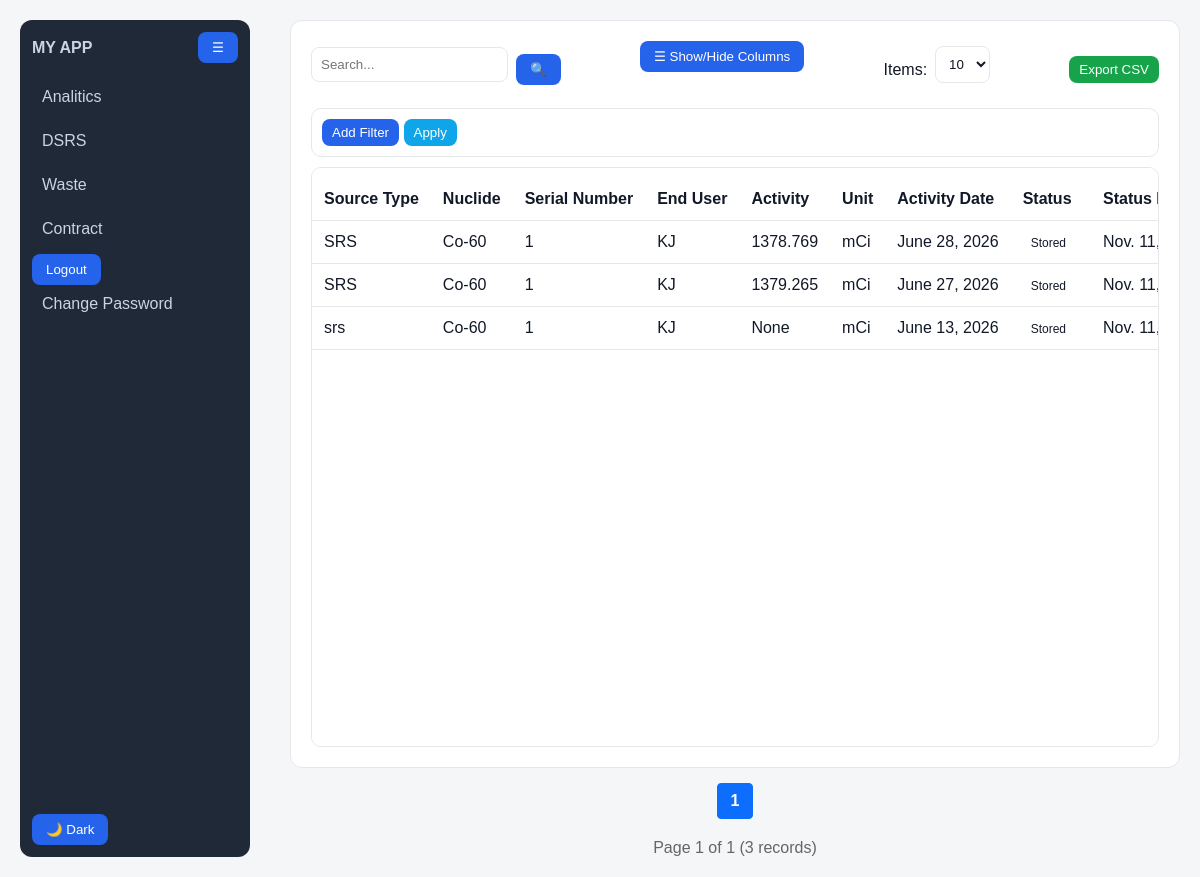
Page /contract/ (signed in) on the earlier database version.
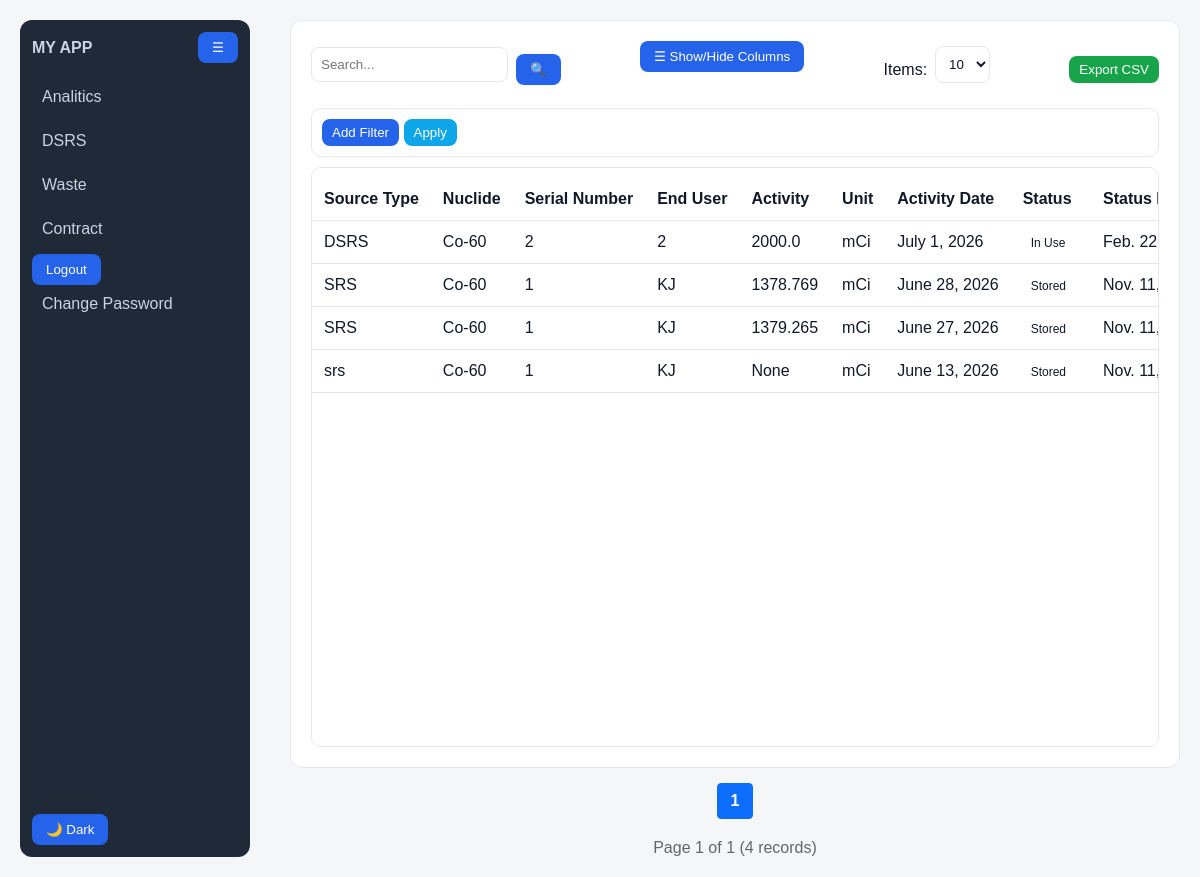
Same page on the later database version.
### contract/models.py (models this page shows, shortened)
class Contract(models.Model):
    dsrs = models.ForeignKey(
    "dashboard.DSRS",
    on_delete=models.CASCADE,
    related_name="contracts"
)
    Source_Type = models.CharField(max_length=10)
    status = models.CharField(max_length=50)
    status_date = models.DateField()
    facility = models.CharField(max_length=200)
    serial_number = models.CharField(max_length=100)
    nuclide = models.CharField(max_length=100)
    activity = models.FloatField(null=True, blank=True)
    activity_unit = models.CharField(max_length=20, null=True, blank=True)
    activity_date = models.DateField(null=True, blank=True)
    contract_signed = models.BooleanField(default=False)
    contract_signed_date = models.DateField(null=True, blank=True)
    payment_done = models.BooleanField(default=False)
    payment_date = models.DateField(null=True, blank=True)
    licence_valid = models.BooleanField(default=False)
    licence_issue_date = models.DateField(null=True, blank=True)
    created_at = models.DateTimeField(auto_now_add=True)
    history = HistoricalRecords()

### contract/views.py (the view, shortened to what this page needs)
# urls.py: path('', views.contract_index, name='contract_index'),
def contract_index(request):
    contracts = Contract.objects.all().order_by('-created_at')
    keys = request.GET.getlist("key")
    values = request.GET.getlist("value")
    size = request.GET.get("size", "25")
    if size == "all":
        page_size = contracts.count() or 1   # avoid 0 if table is empty
    else:
        page_size = int(size)
    paginator = Paginator(contracts, page_size)
    page = request.GET.get("page")
    page_obj = paginator.get_page(page)
    return render(request, 'contract/index.html', {
        'page_obj': page_obj,
        "page_size": size,
    })

### templates/contract/index.html (shortened to what this page needs)
{% extends 'base.html' %}
{% load static %}
{% block content %}
<div class="content">
<div class="table-header">
  <div class="header-group">
    <input type="text" id="searchInput" placeholder="Search...">
    <button>🔍</button>
  </div>
  <div class="column-bar">
    <button class="btn-gray" onclick="toggleColumnPanel()">☰ Show/Hide Columns</button>
  </div>
  <div class="header-group">
  <span>Items:</span>
  <select name="size" id="pageSize">
    <option value="10">10</option>
  </select>
</div>
  <div class="header-group">
    <button class="btn-green" onclick="exportCSV()">Export CSV</button>
  </div>
</div>
<div class="filter-bar">
  <button id="addFilter" class="btn-blue">Add Filter</button>
  <button id="applyFilters" class="btn-info">Apply</button>
</div>
<div class="table-scroll">
<table id="mainTable">
<thead>
<tr>
  <th data-col="Source_Type">Source Type</th>
  <th data-col="nuclide">Nuclide</th>
  <th data-col="serial_number">Serial Number</th>
  <th data-col="facility">End User</th>
  <th data-col="activity">Activity</th>
  <th data-col="activity_unit">Unit</th>
  <th data-col="activity_date">Activity Date</th>
  <th data-col="status">Status</th>
  <th data-col="status_date">Status Date</th>
</tr>
</thead>
<tbody id="tableBody">
{% for c in page_obj  %}
<tr>
<td data-col="Source_Type">{{ c.Source_Type }}</td>
<td data-col="nuclide">{{ c.nuclide }}</td>
<td data-col="serial_number">{{ c.serial_number }}</td>
<td data-col="facility">{{ c.facility }}</td>
<td data-col="activity">{{ c.activity }}</td>
<td data-col="activity_unit">{{ c.activity_unit }}</td>
<td data-col="activity_date">{{ c.activity_date }}</td>
<td data-col="status">
    <span class="badge bg-success">{{ c.status }}</span>
</td>
<td data-col="status_date">{{ c.status_date }}</td>
</tr>
{% empty %}
<tr>
    <td colspan="14" style="text-align:center;">
        No contracts found
    </td>
</tr>
{% endfor %}
</tbody>
</table>
</div>
</div>
<div class="pagination">
    {% for num in page_obj.paginator.page_range %}
        {% if num == 1 or num == page_obj.paginator.num_pages or num >= page_obj.number|add:"-2" and num <= page_obj.number|add:"2" %}
            {% if page_obj.number == num %}
                <span class="current">{{ num }}</span>
            {% else %}
                <a href="?page={{ num }}{% if page_size %}&size={{ page_size }}{% endif %}">{{ num }}</a>
            {% endif %}
        {% elif num == page_obj.number|add:"-3" or num == page_obj.number|add:"3" %}
            <span class="dots">…</span>
        {% endif %}
    {% endfor %}
</div>
<div class="page-info">
    Page {{ page_obj.number }} of {{ page_obj.paginator.num_pages }}
    ({{ page_obj.paginator.count }} records)
</div>
{% endblock %}

Differences in the rows shown:
added Contract: Source_Type "DSRS", nuclide "Co-60", serial_number "2", facility "2", activity "2000.0", activity_unit "mCi", activity_date "July 1, 2026", status "In Use", status_date "Feb.…"
Other differences:
{{ page_obj.paginator.count }}: "3" → "4"
